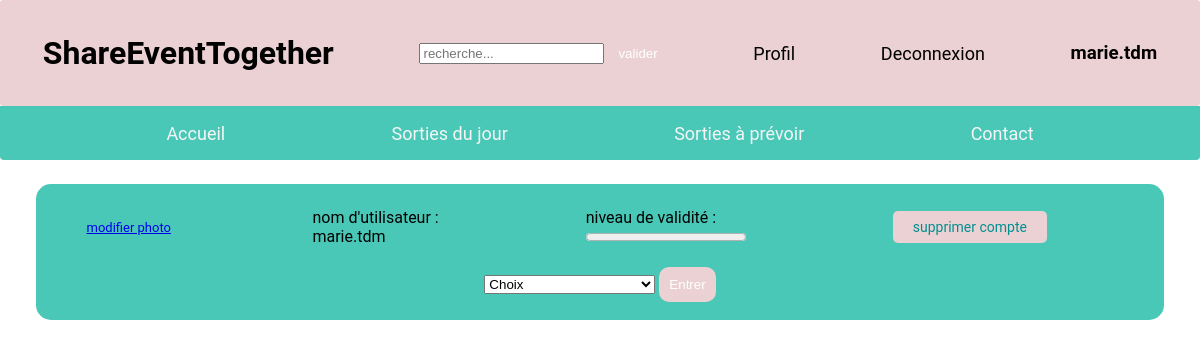
Page /php/profil.php (signed in) on the earlier database version.
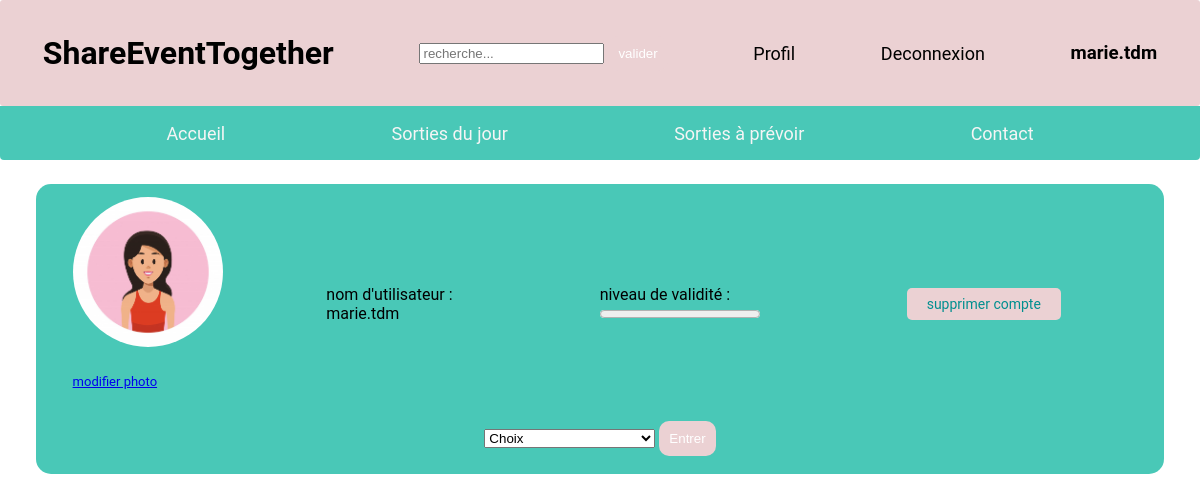
Same page on the later database version.
### tables this page shows
CREATE TABLE `photo_utilisateurs` (
  `id_photo` int(11) NOT NULL,
  `id_utilisateur` int(11) NOT NULL,
  `url` varchar(500) NOT NULL
);

### php/profil.php (the view, shortened to what this page needs)
<?php
require("../controllers/bdd.php");
?>
<!DOCTYPE html>
<html lang="fr">
<head>
    <link rel="stylesheet" href="../assets/css/profil.css"/>
</head>
<body>
<?php
if (isset($_SESSION['username'])) {
    require("headerConnect.php");
} else {
    require("headerDisconnect.php");
}
?>
<section class="fond">
    <div class="profil flex">
        <div class="avatar ">
            <div class="photo">
                <?php
                if (isset($_SESSION['id_name'])) {
                    $req = $bdd->query('SELECT * FROM photo_utilisateurs where id_utilisateur= "' . $_SESSION['id_name'] . '" LIMIT 1');
                    while ($donnees = $req->fetch()) {
                        $url = $donnees['url'];
                        ?>
                        <img src="<?php echo $url ?>" height="150px" width="150px">
                        <?php
                    }
                }
                ?>
            </div>
            <div class="modifier">
                <a href="photo.php">modifier photo</a>
            </div>
        </div>
        <div class="flex event">
            <div>
                <label>nom d'utilisateur : </label>
                <p> <?php if (isset($_SESSION['username'])) echo $_SESSION['username'] ?></p>
            </div>
            <div class="progress">
                <div>
                    <label>niveau de validité : </label>
                </div>
                <?php
                if (isset($_SESSION['id_name'])) {
                    $req = $bdd->query('SELECT round(AVG(note)) as moyenne FROM karma where id_utilisateur= "' . $_SESSION['id_name'] . '"');
                    while ($donnees = $req->fetch()) {
                        $moyenne = $donnees['moyenne'];
                    }
                }
                ?>
                <progress id="jauge" min="0" max="10" value="<?php echo $moyenne ?>"></progress>
            </div>
            <div class="supp">
                <a class="inputListOfEvent"
                   href="../controllers/supprimerEvent.php?id_evenement= <?php echo $_SESSION['username']; ?>">supprimer
                    compte</a>
            </div>
        </div>
    </div>
    <div>
        <div class="event">
            <form action="#" method="post">
                <select name="choix">
                    <option value="default">Choix</option>
                </select>
                <input type="submit" name="submit" value="Entrer">
            </form>
        </div>
</section>
</body>
</html>

Differences in the rows shown:
added photo_utilisateurs: url (picture)
